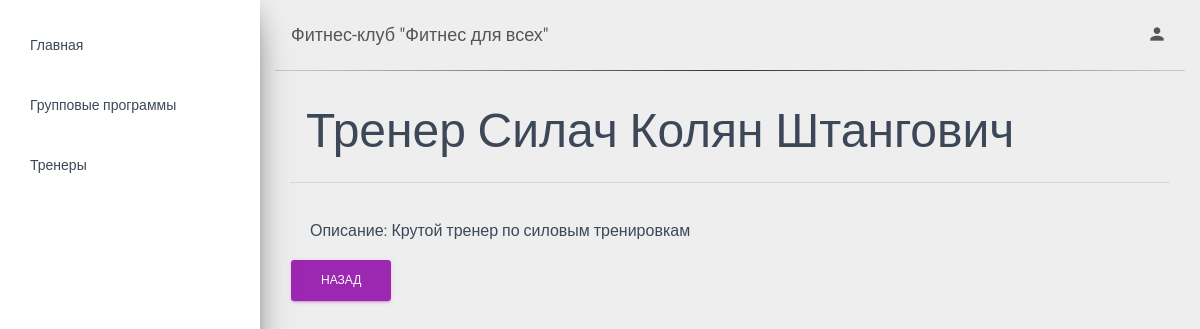
/trainer/1, run on the app's committed database.
### apps/common/models.py (models this page shows, shortened)
class Trainer(models.Model):
    fitness_employee = models.OneToOneField(Employee, on_delete=models.RESTRICT)
    description = models.CharField(max_length=1000, null=True, blank=True)
    def __str__(self):
        return f"Тренер {self.fitness_employee.fitness_user.full_name}"

class Employee(models.Model):
    fitness_user = models.OneToOneField(FitnessUser, on_delete=models.RESTRICT)
    position = models.ForeignKey(Position, on_delete=models.RESTRICT)
    employment_history_book_id = models.CharField(max_length=7, null=True, blank=True)
    class Meta:
        ordering = ["position", "fitness_user__full_name"]

class FitnessUser(models.Model):
    SEX = (
        ("м", "Мужской"),
        ("ж", "Женский"),
        ("н", "Не указано"),
    )
    user = models.OneToOneField(User, on_delete=models.RESTRICT, default=None)
    full_name = models.CharField(max_length=255)
    gender = models.CharField(max_length=1, choices=SEX, blank=True, default="н")
    phone_number = models.CharField(max_length=11, null=True, blank=True)
    birth_date = models.DateField(null=True, blank=True)
    class Meta:
        ordering = ["full_name"]

### apps/common/views.py (the view)
# urls.py: re_path(r'^trainer/(?P<pk>\d+)$', views.TrainerDetailView.as_view(), name='trainer-detail'),
class TrainerDetailView(generic.DetailView):
    model = Trainer
    template_name = "trainer_detail.html"

### templates/common/trainer_detail.html (shortened to what this page needs)
{% extends 'base.html' %}
{% block content %}
    <h1 class="p-3" style="font-size: xxx-large">{{ trainer }}</h1>
    <hr class="mt-1 mb-4"/>
    <ul class="list-group list-group-flush col-sm-7">
        <li class="list-group-item border-bottom-0"><strong>Описание:</strong> {{ trainer.description }}
        </li>
    </ul>
    <div>
        <a class="btn btn-primary" href="{% url 'trainers' %}">Назад</a>
    </div>
{% endblock %}

### static/assets/css/custom.css (style rules this page uses)
.list-group-flush:first-child, .list-group-item:first-child { border-top: 0; }

### data on the page
Trainer: fitness_employee.full_name "Тренер Силач Колян Штангович", description "Крутой тренер по силовым тренировкам"
